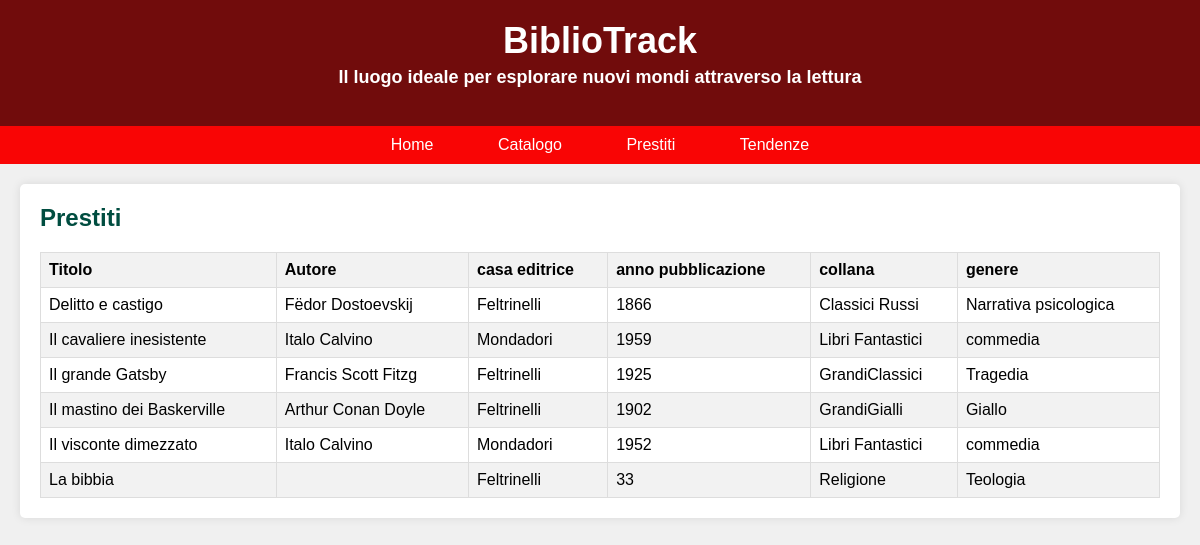
/catalogo.php, run on the app's committed database.
### tables this page shows
CREATE TABLE `libri` (
  `PK_Id_libro` int(11) NOT NULL,
  `Titolo` varchar(100) NOT NULL,
  `Autore` varchar(50) NOT NULL,
  `Casa_editrice` varchar(50) NOT NULL,
  `Anno_pubblicazione` int(255) DEFAULT NULL,
  `Collana` varchar(50) DEFAULT NULL,
  `Genere` varchar(50) DEFAULT NULL
);

### catalogo.php (the view, shortened to what this page needs)
<!DOCTYPE html>
<html lang="it">
<head>
</head>
<body>
    <header>
        <h1>BiblioTrack</h1>
        <h3>Il luogo ideale per esplorare nuovi mondi attraverso la lettura</h3>
    </header>
    <nav>
        <a href="index.html">Home</a>
        <a href="catalogo.php">Catalogo</a>
        <a href="prestiti.html">Prestiti</a>
        <a href="tendenze.php">Tendenze</a>
    </nav>
    <div class="container">
        <div class="catalog-section">
            <h2>Prestiti</h2>
            <table>
                <thead>
                    <tr>
                        <th>Titolo</th>
                        <th>Autore</th>
                        <th>casa editrice</th>
                        <th>anno pubblicazione</th>
                        <th>collana</th>
                        <th>genere</th>
                    </tr>
                </thead>
                <tbody>
                    <?php
                    $servername = "localhost";
                    $username = "root";
                    $password = "Ruozzi1234";
                    $dbname = "bibliotrack";
                    $conn = new mysqli($servername, $username, $password, $dbname);
                    $sql = "SELECT * FROM libri order by Titolo";
                    $result = $conn->query($sql);
                    if ($result->num_rows > 0) {
                        while($row = $result->fetch_assoc()) {
                            echo "<tr><td>".$row["Titolo"]."</td><td>".$row["Autore"]."</td><td>".$row["Casa_editrice"]."</td><td>".$row["Anno_pubblicazione"]."</td><td>".$row["Collana"]."</td><td>".$row["Genere"]."</td></tr>";
                        }
                    } else {
                        echo "<tr><td colspan='5'>Nessun prestito trovato</td></tr>";
                    }
                    ?>
                </tbody>
            </table>
        </div>
    </div>
</body>
</html>

### catalogo.php (style rules this page uses)
body { font-family: Arial, sans-serif; margin: 0; padding: 0; background-color: #f0f0f0; }
header { background-color: #710c0c; color: #fff; padding: 20px 0; text-align: center; }
header h1 { margin: 0; font-size: 36px; }
header h3 { margin-top: 5px; font-size: 18px; }
nav { background-color: #f90505; padding: 10px 0; text-align: center; }
nav a { color: #fff; text-decoration: none; padding: 10px 20px; margin: 0 10px; border-radius: 5px; transition: background-color 0.3s; }
.container { max-width: 1200px; margin: 20px auto; padding: 0 20px; }
.catalog-section { background-color: #fff; padding: 20px; border-radius: 5px; box-shadow: 0 0 10px rgba(0,0,0,0.1); }
.catalog-section h2 { margin-top: 0; color: #004d40; }
table { width: 100%; border-collapse: collapse; }
th, td { border: 1px solid #ddd; padding: 8px; text-align: left; }
th { background-color: #f2f2f2; }
tr:nth-child(even) { background-color: #f2f2f2; }

### data on the page
libri: Titolo "Delitto e castigo", Autore "Fëdor Dostoevskij", Casa_editrice "Feltrinelli", Anno_pubblicazione "1866", Collana "Classici Russi", Genere "Narrativa psicologica"
libri: Titolo "Il cavaliere inesistente", Autore "Italo Calvino", Casa_editrice "Mondadori", Anno_pubblicazione "1959", Collana "Libri Fantastici", Genere "commedia"
libri: Titolo "Il grande Gatsby", Autore "Francis Scott Fitzg", Casa_editrice "Feltrinelli", Anno_pubblicazione "1925", Collana "GrandiClassici", Genere "Tragedia"
libri: Titolo "Il mastino dei Baskerville", Autore "Arthur Conan Doyle", Casa_editrice "Feltrinelli", Anno_pubblicazione "1902", Collana "GrandiGialli", Genere "Giallo"
libri: Titolo "Il visconte dimezzato", Autore "Italo Calvino", Casa_editrice "Mondadori", Anno_pubblicazione "1952", Collana "Libri Fantastici", Genere "commedia"
libri: Titolo "La bibbia", Casa_editrice "Feltrinelli", Anno_pubblicazione "33", Collana "Religione", Genere "Teologia"
